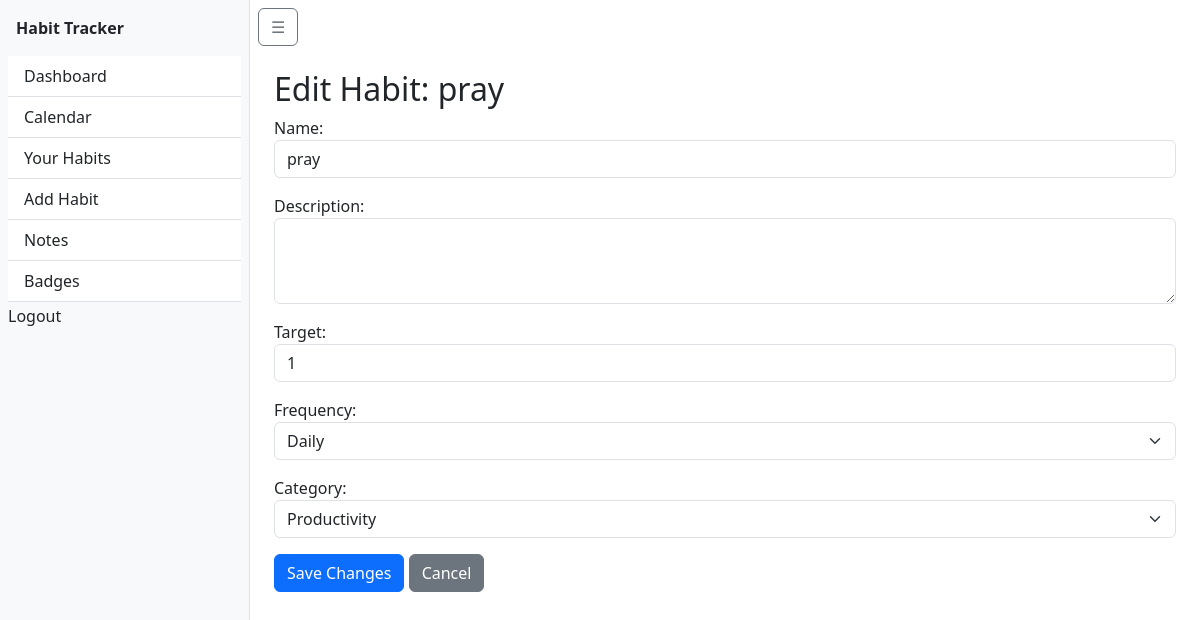
The page /habits/edit-habit/8/ (signed in) on the database its author committed.
### habits/models.py (models this page shows, shortened)
class Habit(models.Model):
    CATEGORY_CHOICES = [
        ('health', 'Health/Fitness'),
        ('productivity', 'Productivity'),
        ('selfcare', 'Self-Care'),
        ('learning', 'Learning'),
        ('work', 'Work'),
        ('fun', 'Hobbies/Fun'),
    ]
    FREQUENCY_CHOICES = [
        ('daily', 'Daily'),
        ('weekly', 'Weekly'),
        ('custom', 'Custom'),
    ]
    user = models.ForeignKey(User, on_delete=models.CASCADE)
    name = models.CharField(max_length=100)  # e.g. "Drink water"
    description = models.TextField(blank=True)
    target = models.PositiveIntegerField(default=1)  # e.g. "8 glasses/day"
    frequency = models.CharField(max_length=20, choices=FREQUENCY_CHOICES, default='daily')
    category = models.CharField(max_length=50, choices=CATEGORY_CHOICES, blank=True)
    creation_date = models.DateTimeField(auto_now_add=True)
    is_template = models.BooleanField(default=False)  # For admin-curated templates
    created_by_admin = models.ForeignKey(
        User,
        on_delete=models.SET_NULL,
        null=True,
        blank=True,
        related_name='admin_habits'
    )

### habits/views.py (the view)
# urls.py: path('edit-habit/<int:pk>/', views.habit_edit, name='habit_edit'),
@login_required
def habit_edit(request, pk):
    habit = get_object_or_404(Habit, pk=pk, user=request.user)
    if request.method == 'POST':
        form = HabitForm(request.POST, instance=habit)
        if form.is_valid():
            form.save()
            messages.success(request, 'Habit updated successfully.')
            return redirect('habits:habit_list')
    else:
        form = HabitForm(instance=habit)
    return render(request, 'habits/habit_edit.html', {'form': form, 'habit': habit})

### habits/forms.py (shortened to what this page needs)
class HabitForm(forms.ModelForm):
    class Meta:
        model = Habit
        fields = ['name', 'description', 'target', 'frequency','category']  # Fields to show in the form
        widgets = {
            'name': forms.TextInput(attrs={'class': 'form-control'}),  # Bootstrap styling
            'description': forms.Textarea(attrs={'rows': 3, 'class': 'form-control'}),
            'target': forms.NumberInput(attrs={'class': 'form-control'}),
            'frequency': forms.Select(attrs={'class': 'form-select'}),
            'category': forms.Select(attrs={'class': 'form-select'}),
        }
    def __init__(self, *args, **kwargs):
        self.user = kwargs.pop('user', None)
        super().__init__(*args, **kwargs)

### habits/templates/habits/habit_edit.html (shortened to what this page needs)
{% extends 'habits/base.html' %}
{% block content %}
<div class="container mt-4">
  <h2>Edit Habit: {{ habit.name }}</h2>
  <form method="post">
    {{ form.as_p }}
    <button type="submit" class="btn btn-primary">Save Changes</button>
    <a href="{% url 'habits:habit_list' %}" class="btn btn-secondary">Cancel</a>
  </form>
</div>
{% endblock %}

### rows shown on the page
Habit: name "pray", target "1", frequency "Daily", category "Productivity"
